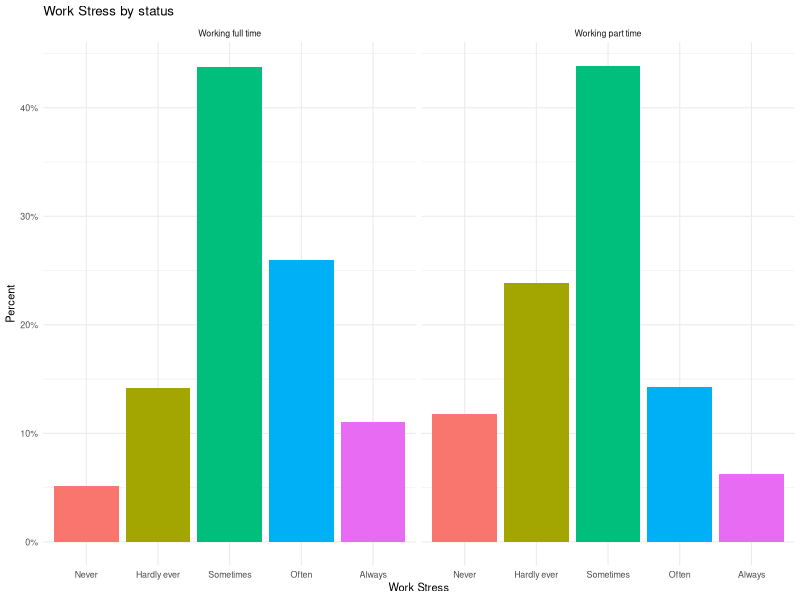
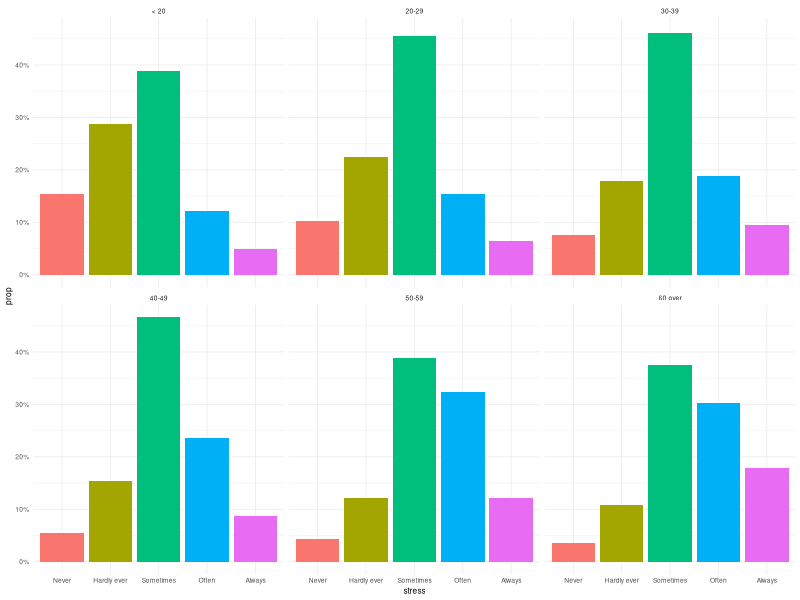
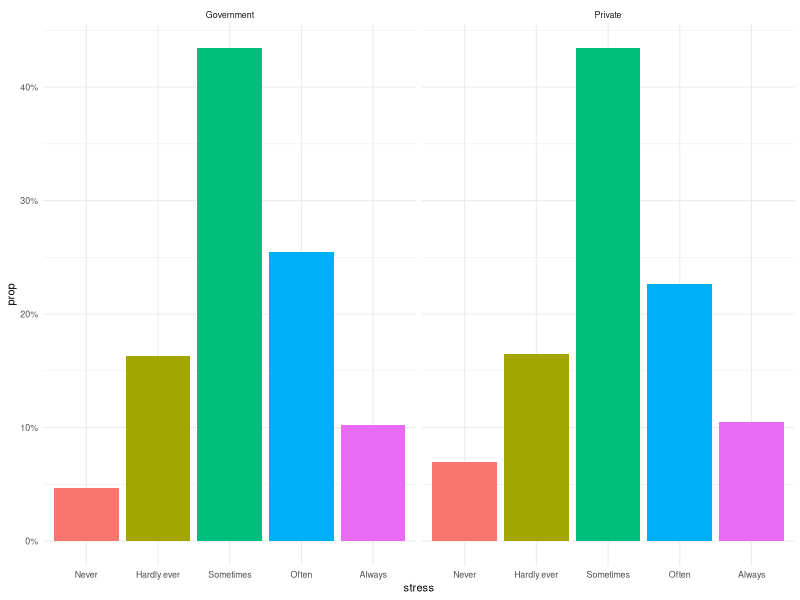
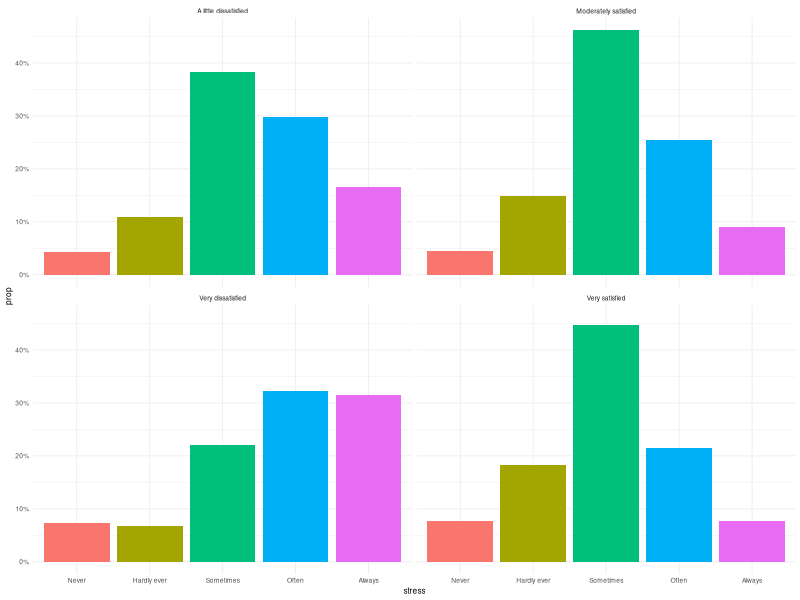

The R script that drew these images, in order:
## ---- chunk 1
#Load libraries
library(dplyr)
library(tidyverse)
library(readxl)
options(dplyr.summarise.inform = FALSE)
## ---- chunk 2
#| echo: false
#| warning: false
#| message: false
#| label: fig-1
#| fig-cap: Work Stress by Job Status
#Load libraries
raw_data <- read_excel(here::here("inputs/data/GSS.xlsx"))
clean_data <- raw_data %>% 
  select(wrkstat, stress) %>% 
  filter(str_detect(stress, "Always|Often|Sometimes|Hardly ever|Never"),
         str_detect(wrkstat, "Working full time|Working part time"))

positions <- c("Never", "Hardly ever", "Sometimes", "Often", "Always")

clean_data %>% 
  ggplot(aes(group = wrkstat)) +
  geom_bar(aes(x=stress, y = ..prop.., fill=factor(..x..)))+
  labs(y = "Percent", fill="Work Stress", x = 'Work Stress', title = "Work Stress by status" ) +
  facet_wrap(~wrkstat) +
  scale_x_discrete(limits = positions) +
  scale_y_continuous(labels = scales::percent) +
  theme_minimal(base_size = 8) +
  theme(legend.position="none")
## ---- chunk 3
#| echo: false
#| warning: false
#| message: false
#| label: fig-2
#| fig-cap: Work Stress by Work Hours
raw_data <- read_excel(here::here("inputs/data/GSS.xlsx"))
clean_data <- raw_data %>% 
  select(hrs1, stress) %>% 
  filter(!str_detect(hrs1, ".i|.y|.n|.d"), str_detect(stress, "Always|Often|Sometimes|Hardly ever|Never"))

clean_data <- clean_data %>% 
  mutate(range = case_when(
    hrs1 < 20 ~ '< 20',
    hrs1 >= 20 & hrs1 < 30 ~ '20-29',
    hrs1 >= 30 & hrs1 < 40 ~ '30-39',
    hrs1 >= 40 & hrs1 < 50 ~ '40-49',
    hrs1 >= 50 & hrs1 < 60 ~ '50-59',
    hrs1 >= 60 ~ '60 over'
  ))

positions <- c("Never", "Hardly ever", "Sometimes", "Often", "Always")

clean_data %>% 
  ggplot() +
  geom_bar(aes(x = stress,  y = ..prop.., group = range, fill=factor(..x..))) +
  scale_x_discrete(limits = positions) +
  scale_y_continuous(labels = scales::percent) +
  facet_wrap(~range) +
  theme_minimal(base_size = 6) +
  theme(legend.position="none")
## ---- chunk 4
#| echo: false
#| warning: false
#| label: fig-3
#| fig-cap: Work Stress by Industry Sector
raw_data <- read_excel(here::here("inputs/data/GSS.xlsx"))
clean_data <- raw_data %>% 
  select(wrkgovt, stress) %>% 
  filter(str_detect(wrkgovt, "Government|Private"),
         str_detect(stress, "Always|Often|Sometimes|Hardly ever|Never"))


positions <- c("Never", "Hardly ever", "Sometimes", "Often", "Always")

clean_data %>% 
  ggplot() +
  geom_bar(aes(x = stress,  y = ..prop.., group = wrkgovt, fill=factor(..x..))) +
  scale_x_discrete(limits = positions) +
  scale_y_continuous(labels = scales::percent) +
  facet_wrap(~wrkgovt) +
  theme_minimal(base_size = 8) +
  theme(legend.position="none")
## ---- chunk 5
#| echo: false
#| warning: false
#| label: fig-4
#| fig-cap: Work Stress by Job Satisfaction
raw_data <- read_excel(here::here("inputs/data/GSS.xlsx"))
clean_data <- raw_data %>% 
  select(satjob, stress) %>% 
  filter(str_detect(satjob, "Very satisfied|Moderately satisfied|A little dissatisfied|Very dissatisfied"),
         str_detect(stress, "Always|Often|Sometimes|Hardly ever|Never"))


positions <- c("Never", "Hardly ever", "Sometimes", "Often", "Always")

clean_data %>% 
  ggplot() +
  geom_bar(aes(x = stress,  y = ..prop.., group = satjob, fill=factor(..x..))) +
  scale_x_discrete(limits = positions) +
  scale_y_continuous(labels = scales::percent) +
  facet_wrap(~satjob) +
  theme_minimal(base_size = 6) +
  theme(legend.position="none")
